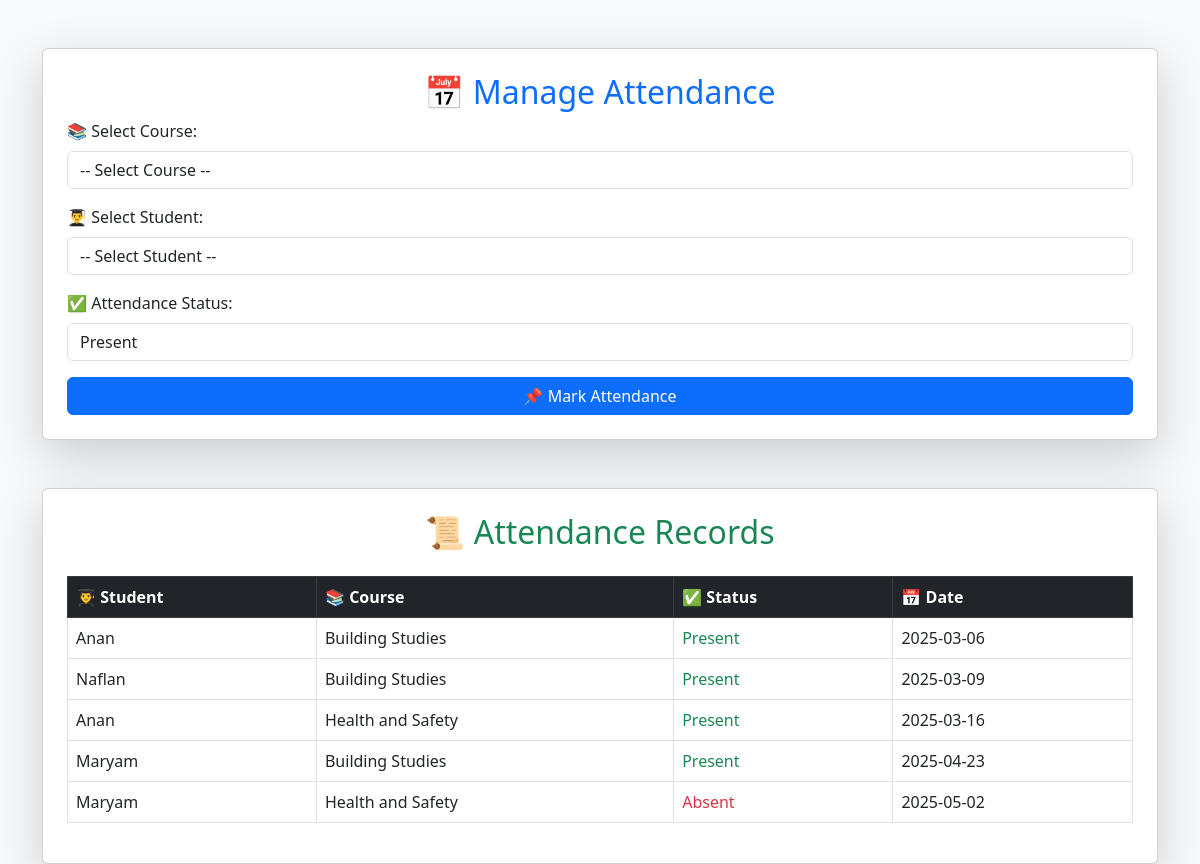
/admin/manage_attendance.php (signed in), run on the app's committed database.
### tables this page shows
CREATE TABLE `attendance` (
  `id` int(11) NOT NULL,
  `student_id` int(11) NOT NULL,
  `course_id` int(11) NOT NULL,
  `date` date NOT NULL,
  `status` enum('Present','Absent') NOT NULL,
  `marked_by` int(11) NOT NULL
);

CREATE TABLE `students` (
  `id` int(11) NOT NULL,
  `user_id` int(11) NOT NULL,
  `fullname` varchar(255) NOT NULL,
  `date_of_birth` date DEFAULT NULL,
  `gender` enum('male','female','other') DEFAULT NULL,
  `class` varchar(50) NOT NULL,
  `guardian_name` varchar(255) DEFAULT NULL,
  `guardian_contact` varchar(20) DEFAULT NULL
);

CREATE TABLE `courses` (
  `id` int(11) NOT NULL,
  `course_name` varchar(255) NOT NULL,
  `course_id` varchar(50) NOT NULL,
  `user_id` int(11) NOT NULL,
  `course_level` varchar(255) NOT NULL,
  `course_fee` int(100) NOT NULL,
  `installment_allowed` int(100) NOT NULL,
  `schedule` text DEFAULT NULL
);

### admin/manage_attendance.php (the view, shortened to what this page needs)
<?php
require_once 'auth.php';
$role = $_SESSION['role'];
$user_id = $_SESSION['user_id'];
?>
<!DOCTYPE html>
<html lang="en">
<head>
    <link rel="stylesheet" href="https://cdn.jsdelivr.net/npm/bootstrap@5.3.0/dist/css/bootstrap.min.css">
</head>
<body class="bg-light">
    <div class="container mt-5">
        <div class="card shadow-lg p-4">
            <h2 class="text-center text-primary">📅 Manage Attendance</h2>
            <form method="POST">
                <div class="mb-3">
                    <label class="form-label">📚 Select Course:</label>
                    <select name="course_id" class="form-control" required>
                        <option value="">-- Select Course --</option>
                    </select>
                </div>
                <div class="mb-3">
                    <label class="form-label">👨‍🎓 Select Student:</label>
                    <select name="student_id" class="form-control" required>
                        <option value="">-- Select Student --</option>
                    </select>
                </div>
                <div class="mb-3">
                    <label class="form-label">✅ Attendance Status:</label>
                    <select name="attendance_status" class="form-control" required>
                        <option value="Present">Present</option>
                    </select>
                </div>
                <button type="submit" name="mark_attendance" class="btn btn-primary w-100">📌 Mark Attendance</button>
            </form>
        </div>
        <div class="card shadow-lg p-4 mt-5">
            <h2 class="text-center text-success">📜 Attendance Records</h2>
            <table class="table table-bordered table-hover mt-3">
                <thead class="table-dark">
                    <tr>
                        <th>👨‍🎓 Student</th>
                        <th>📚 Course</th>
                        <th>✅ Status</th>
                        <th>📅 Date</th>
                    </tr>
                </thead>
                <tbody>
                    <?php
                    $attendanceQuery = "SELECT students.fullname AS student_name, courses.course_name AS course_name,
                                       attendance.status, attendance.date
                                       FROM attendance
                                       JOIN students ON attendance.student_id = students.id
                                       JOIN courses ON attendance.course_id = courses.id";
                    if ($role === 'teacher') {
                        $attendanceQuery .= " WHERE courses.user_id = ?";
                        $attendanceStmt = $conn->prepare($attendanceQuery);
                        $attendanceStmt->bind_param("i", $user_id);
                        $attendanceStmt->execute();
                        $attendanceResults = $attendanceStmt->get_result();
                    } else {
                        $attendanceResults = $conn->query($attendanceQuery);
                    }
                    while ($row = $attendanceResults->fetch_assoc()): ?>
                        <tr>
                            <td><?= htmlspecialchars($row['student_name']); ?></td>
                            <td><?= htmlspecialchars($row['course_name']); ?></td>
                            <td class="<?= $row['status'] == 'Present' ? 'text-success' : 'text-danger'; ?>">
                                <?= htmlspecialchars($row['status']); ?>
                            </td>
                            <td><?= htmlspecialchars($row['date']); ?></td>
                        </tr>
                    <?php endwhile; ?>
                </tbody>
            </table>
        </div>
    </div>
</body>
</html>

### data on the page
attendance: student.fullname "Anan", course.course_name "Building Studies", status "Present", date "2025-03-06"
attendance: student.fullname "Naflan", course.course_name "Building Studies", status "Present", date "2025-03-09"
attendance: student.fullname "Anan", course.course_name "Health and Safety", status "Present", date "2025-03-16"
attendance: student.fullname "Maryam", course.course_name "Building Studies", status "Present", date "2025-04-23"
attendance: student.fullname "Maryam", course.course_name "Health and Safety", status "Absent", date "2025-05-02"
